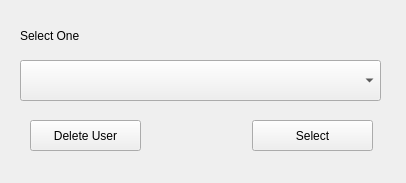
<?xml version="1.0" encoding="UTF-8"?>
<ui version="4.0">
 <class>selectObjWindow</class>
 <widget class="QWidget" name="selectObjWindow">
  <property name="geometry">
   <rect>
    <x>0</x>
    <y>0</y>
    <width>406</width>
    <height>183</height>
   </rect>
  </property>
  <property name="windowTitle">
   <string>Update</string>
  </property>
  <widget class="QLabel" name="mainHeader">
   <property name="geometry">
    <rect>
     <x>20</x>
     <y>20</y>
     <width>231</width>
     <height>31</height>
    </rect>
   </property>
   <property name="text">
    <string>Select One</string>
   </property>
  </widget>
  <widget class="QComboBox" name="objInput">
   <property name="geometry">
    <rect>
     <x>20</x>
     <y>60</y>
     <width>361</width>
     <height>41</height>
    </rect>
   </property>
  </widget>
  <widget class="QPushButton" name="submitBtn">
   <property name="geometry">
    <rect>
     <x>252</x>
     <y>120</y>
     <width>121</width>
     <height>31</height>
    </rect>
   </property>
   <property name="text">
    <string>Select</string>
   </property>
  </widget>
  <widget class="QPushButton" name="deleteBtn">
   <property name="geometry">
    <rect>
     <x>30</x>
     <y>120</y>
     <width>111</width>
     <height>31</height>
    </rect>
   </property>
   <property name="text">
    <string>Delete User</string>
   </property>
  </widget>
 </widget>
 <resources/>
 <connections/>
</ui>
